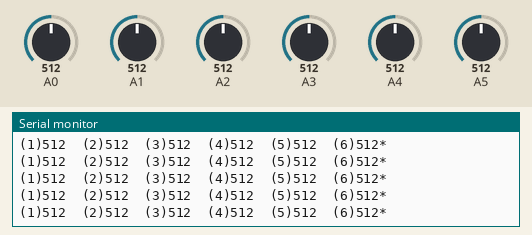
The sketch below on a simulated Arduino Uno, built with avr-gcc and run on an emulated ATmega328P. Parts: the last lines printed to the serial monitor. The inputs (shaded band) are chosen by the test bench; at power-on: A0 = 512, A3 = 512, A1 = 512, A2 = 512, A4 = 512, A5 = 512.

Above: at 1.2 s.
1.3 s: A0 set to 106
At 1.33 s:
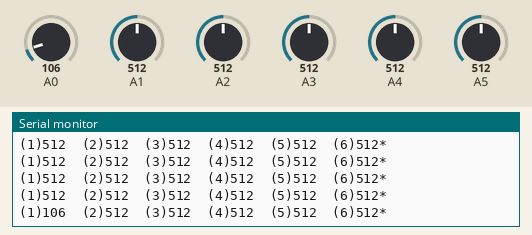
4.3 s: A0 set to 94
At 4.38 s:
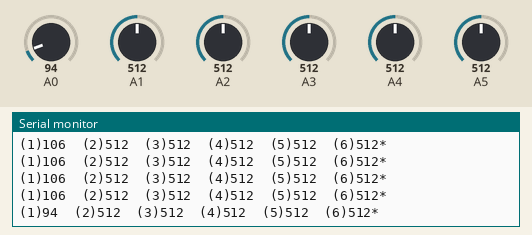
11.8 s: A3 set to 107
At 11.81 s:
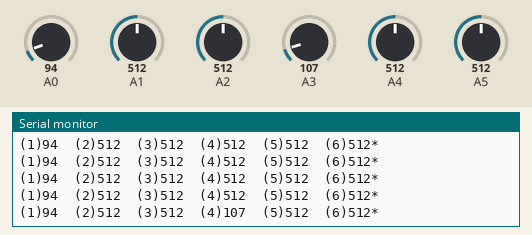
14.8 s: A3 set to 93
At 14.87 s:
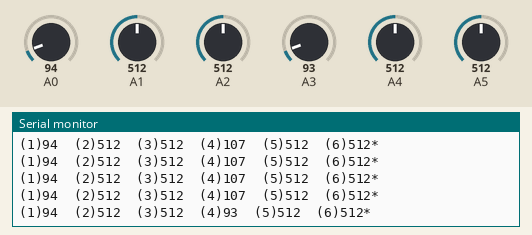
Timing chart, 0 to 17.3 s (numbered marks = the images above; inputs shaded):
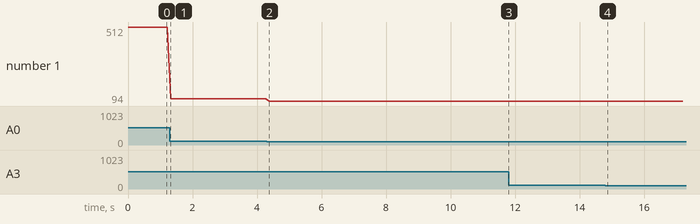

The sketch:

teste-uno-potenciometro.ino
```cpp
void setup() {
  // initialize serial communication at 9600 bits per second:
  Serial.begin(9600);
}

// the loop routine runs over and over again forever:
void loop() {

  // read the input on analog pin 0:
  int sensorValue1 = analogRead(A0);
  // print out the value you read:
  Serial.print("(1)");
  Serial.print(sensorValue1);

  int sensorValue2 = analogRead(A1);
  // print out the value you read:
    Serial.print("  (2)");
  Serial.print(sensorValue2);

    int sensorValue3 = analogRead(A2);
  // print out the value you read:
    Serial.print("  (3)");
  Serial.print(sensorValue3);

    int sensorValue4 = analogRead(A3);
  // print out the value you read:
    Serial.print("  (4)");
  Serial.print(sensorValue4);

    int sensorValue5 = analogRead(A4);
  // print out the value you read:
   Serial.print("  (5)");
 Serial.print(sensorValue5);

    int sensorValue6 = analogRead(A5);
  // print out the value you read:
  Serial.print("  (6)");
  Serial.print(sensorValue6);

  Serial.println("*");


  delay(100);        // delay in between reads for stability

}
```

Measured:
- after the input at 1.3 s, the serial monitor: prints a new line at once (image 1)
- after the input at 4.3 s, the serial monitor: prints a new line after 0.08 s (image 2)
- after the input at 11.8 s, the serial monitor: prints a new line at once (image 3)
- after the input at 14.8 s, the serial monitor: prints a new line after 0.06 s (image 4)
- plotted number 1: 512 → 106 after the input at 1.3 s, 106 → 94 after the input at 4.3 s
